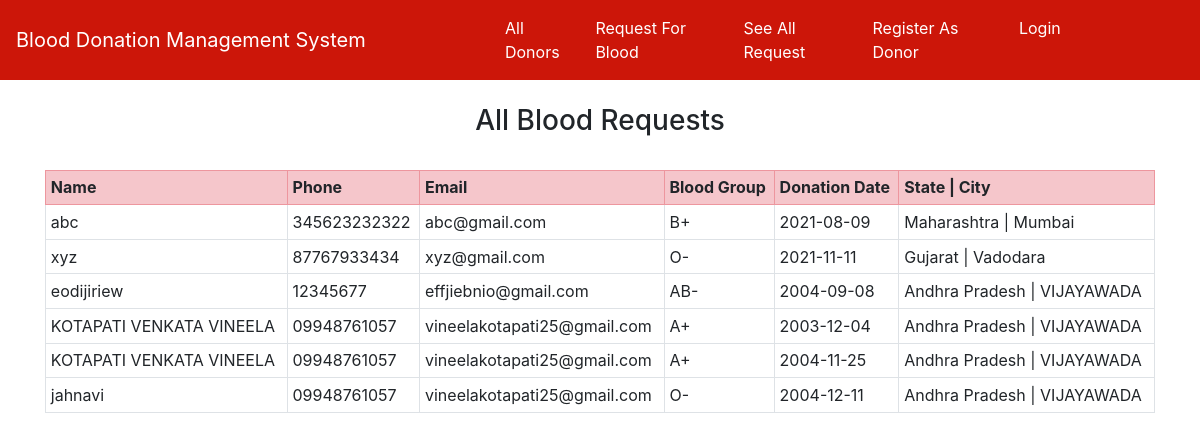
The app's page /see_all_request/ with its own data.
### home/models.py (models this page shows, shortened)
class RequestBlood(models.Model):
    name = models.CharField(max_length=100)
    email = models.EmailField()
    phone = models.CharField(max_length=20)
    state = models.CharField(max_length=200, blank=True)
    city = models.CharField(max_length=300, blank=True)
    address = models.CharField(max_length=500, blank=True)
    blood_group = models.ForeignKey(BloodGroup, on_delete=models.CASCADE)
    date = models.CharField(max_length=100, blank=True)

class BloodGroup(models.Model):
    name = models.CharField(max_length=5)
    def __str__(self):
        return self.name

### home/views.py (the view)
# urls.py: path("see_all_request/", views.see_all_request, name="see_all_request"),
def see_all_request(request):
    requests = RequestBlood.objects.all()
    return render(request, "see_all_request.html", {'requests':requests})

### home/templates/see_all_request.html (shortened to what this page needs)
{% extends 'base.html' %}
{% block body %}
<div class="container">
{% if requests %}
<h3 class="text-center">All Blood Requests</h3>
<br>
<table class="table table-sm table-bordered">
  <tr class="table-danger">
    <th>Name</th>
    <th>Phone</th>
    <th>Email</th>
    <th>Blood Group</th>
    <th>Donation Date</th>
    <th>State | City</th>
  </tr>
  {% for i in requests %}
    <tr>
      <td>{{i.name}}</td>
      <td>{{i.phone}}</td>
      <td>{{i.email}}</td>
      <td>{{i.blood_group}}</td>
      <td>{{i.date}}</td>
      <td>{{i.state}} | {{i.city}}</td>
    </tr>
  {% endfor %}
</table>
{% else %}
<h2>No Blood Request Available</h2>
{% endif %}
</div>
{% endblock %}

### records on screen
RequestBlood: name "abc", phone "345623232322", email "abc@gmail.com", blood_group "B+", date "2021-08-09", state "Maharashtra", city "Mumbai"
RequestBlood: name "xyz", phone "87767933434", email "xyz@gmail.com", blood_group "O-", date "2021-11-11", state "Gujarat", city "Vadodara"
RequestBlood: name "eodijiriew", phone "12345677", email "effjiebnio@gmail.com", blood_group "AB-", date "2004-09-08", state "Andhra Pradesh", city "VIJAYAWADA"
RequestBlood: name "KOTAPATI VENKATA VINEELA", phone "09948761057", email "vineelakotapati25@gmail.com", blood_group "A+", date "2003-12-04", state "Andhra Pradesh", city "VIJAYAWADA"
RequestBlood: name "KOTAPATI VENKATA VINEELA", phone "09948761057", email "vineelakotapati25@gmail.com", blood_group "A+", date "2004-11-25", state "Andhra Pradesh", city "VIJAYAWADA"
RequestBlood: name "jahnavi", phone "09948761057", email "vineelakotapati25@gmail.com", blood_group "O-", date "2004-12-11", state "Andhra Pradesh", city "VIJAYAWADA"
